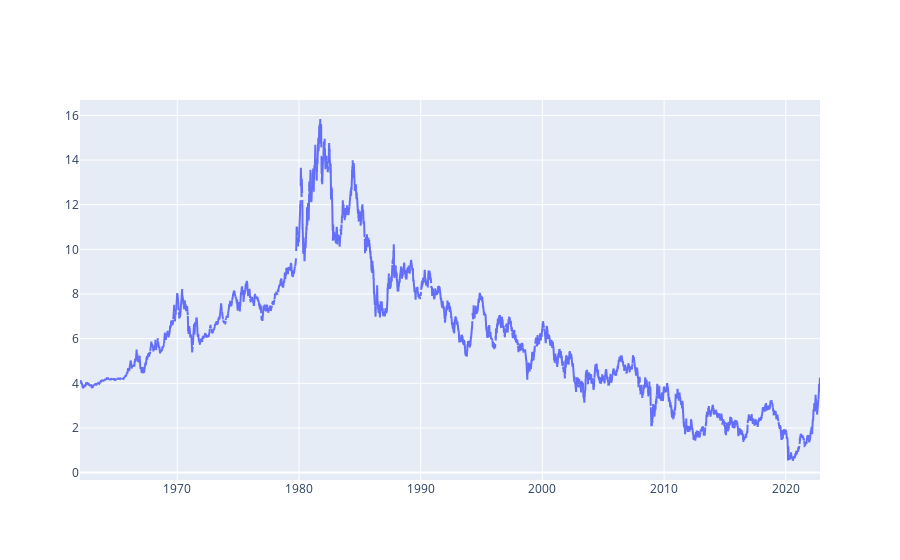

Notebook code for this chart:
### Code cell
# A prettier picture with hoverdata
import plotly.graph_objects as go
trace1= go.Scatter(x=y10.index, y=y10.DGS10, mode="lines")
fig = go.Figure()
fig.add_trace(trace1)
fig.show()

### Figure 1 — Plotly figure (JSON) as saved in the notebook; plotly's stock layout.template omitted (floating-point values rounded to 4 significant figures; data arrays with more than 128 entries replaced by an {"elided": "..."} marker saying what was removed)
{"data": [{"mode": "lines", "type": "scatter", "x": {"elided": "15865 str values"}, "y": {"elided": "15865 float values"}}], "layout": {}}
